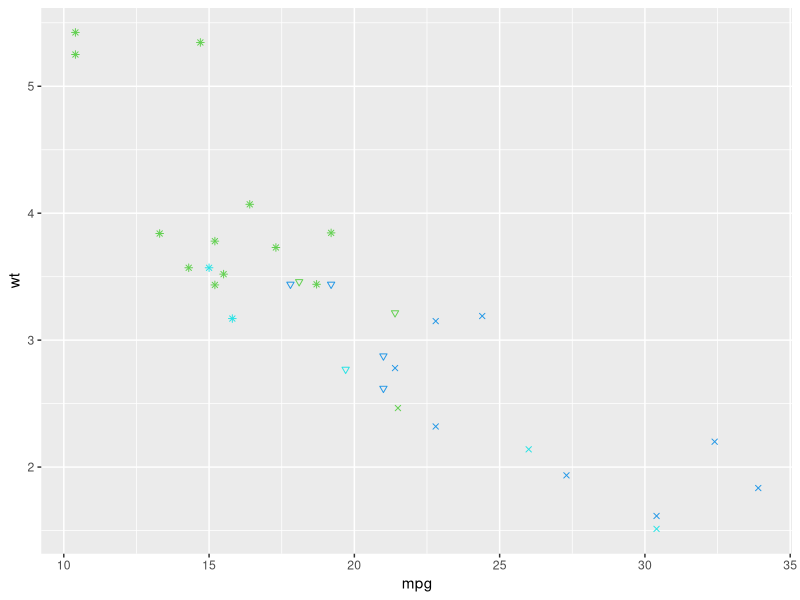

Write R code to recreate this figure.
library(ggplot2)

ggplot(data=mtcars) +
       aes(x = mpg, y = wt) +
       geom_point(shape=mtcars$cyl, color=mtcars$gear)
